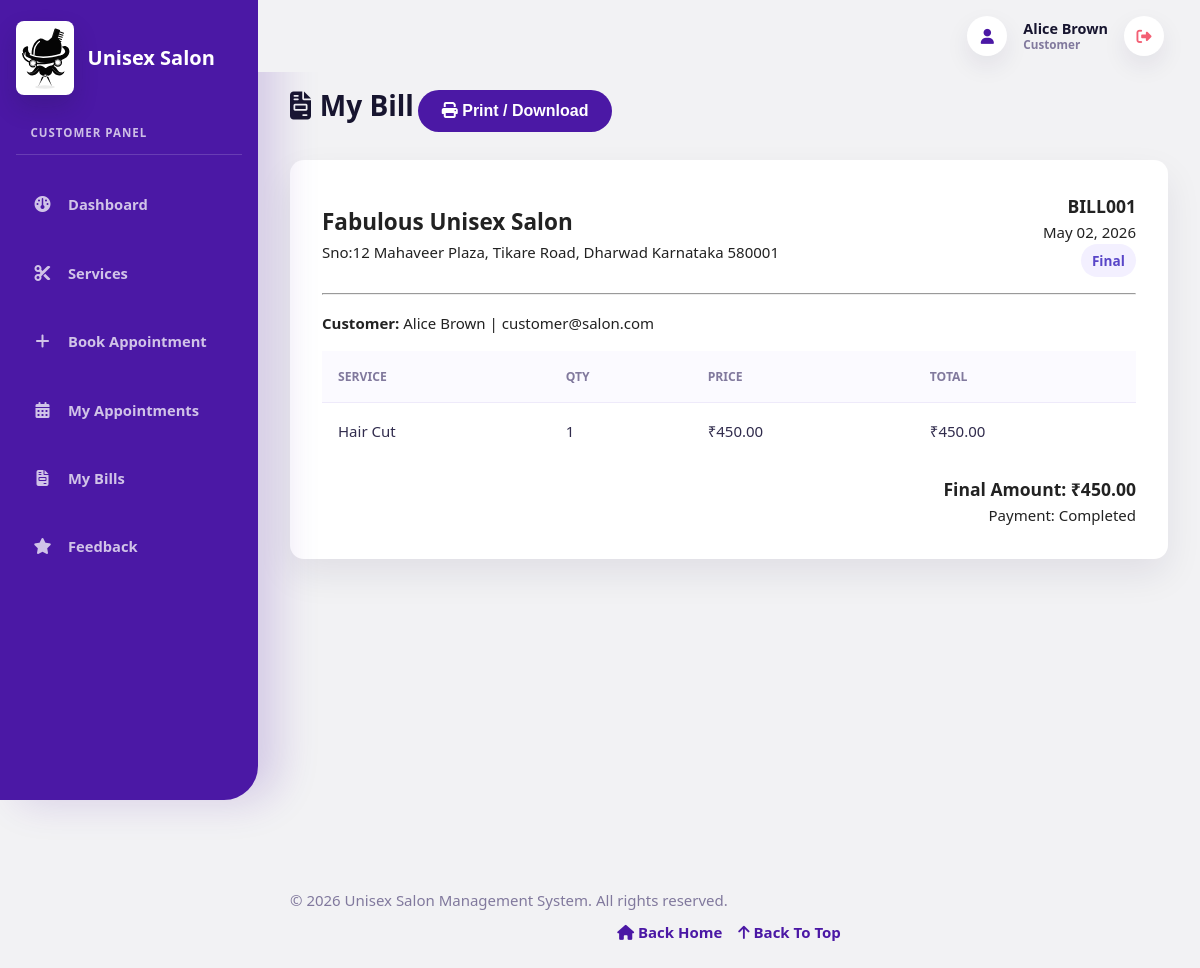
The page /customer/view_bill.php?id=1 (signed in) on the database its author committed.
### tables this page shows
CREATE TABLE `bills` (
  `id` int NOT NULL AUTO_INCREMENT,
  `appointment_id` int DEFAULT NULL,
  `customer_id` int NOT NULL,
  `bill_number` varchar(20) DEFAULT NULL,
  `bill_date` date NOT NULL,
  `total_amount` decimal(10,2) NOT NULL,
  `discount` decimal(10,2) DEFAULT '0.00',
  `final_amount` decimal(10,2) NOT NULL,
  `status` enum('draft','final','pending','paid','cancelled') DEFAULT 'pending',
  `notes` text,
  `created_at` timestamp NULL DEFAULT CURRENT_TIMESTAMP,
  `updated_at` timestamp NULL DEFAULT CURRENT_TIMESTAMP ON UPDATE CURRENT_TIMESTAMP,
  PRIMARY KEY (`id`),
  UNIQUE KEY `bill_number` (`bill_number`),
  KEY `appointment_id` (`appointment_id`),
  KEY `idx_customer` (`customer_id`),
  KEY `idx_date` (`bill_date`),
  CONSTRAINT `bills_ibfk_1` FOREIGN KEY (`appointment_id`) REFERENCES `appointments` (`id`) ON DELETE SET NULL,
  CONSTRAINT `bills_ibfk_2` FOREIGN KEY (`customer_id`) REFERENCES `customers` (`id`) ON DELETE CASCADE
);

CREATE TABLE `customers` (
  `id` int NOT NULL AUTO_INCREMENT,
  `name` varchar(100) NOT NULL,
  `email` varchar(100) NOT NULL,
  `password` varchar(255) NOT NULL,
  `phone` varchar(15) DEFAULT NULL,
  `gender` enum('Male','Female','Other') DEFAULT NULL,
  `date_of_birth` date DEFAULT NULL,
  `address` text,
  `last_login` timestamp NULL DEFAULT NULL,
  `city` varchar(50) DEFAULT NULL,
  `profile_image` varchar(255) DEFAULT NULL,
  `status` enum('active','inactive') DEFAULT 'active',
  `created_at` timestamp NULL DEFAULT CURRENT_TIMESTAMP,
  `updated_at` timestamp NULL DEFAULT CURRENT_TIMESTAMP ON UPDATE CURRENT_TIMESTAMP,
  PRIMARY KEY (`id`),
  UNIQUE KEY `email` (`email`),
  UNIQUE KEY `phone` (`phone`)
);

CREATE TABLE `bill_items` (
  `id` int NOT NULL AUTO_INCREMENT,
  `bill_id` int NOT NULL,
  `service_id` int NOT NULL,
  `service_name` varchar(100) DEFAULT NULL,
  `quantity` int DEFAULT '1',
  `price` decimal(10,2) NOT NULL,
  `total` decimal(10,2) NOT NULL,
  `created_at` timestamp NULL DEFAULT CURRENT_TIMESTAMP,
  PRIMARY KEY (`id`),
  KEY `bill_id` (`bill_id`),
  KEY `service_id` (`service_id`),
  CONSTRAINT `bill_items_ibfk_1` FOREIGN KEY (`bill_id`) REFERENCES `bills` (`id`) ON DELETE CASCADE,
  CONSTRAINT `bill_items_ibfk_2` FOREIGN KEY (`service_id`) REFERENCES `services` (`id`) ON DELETE RESTRICT
);

CREATE TABLE `payments` (
  `id` int NOT NULL AUTO_INCREMENT,
  `bill_id` int NOT NULL,
  `customer_id` int NOT NULL,
  `amount` decimal(10,2) NOT NULL,
  `payment_method` enum('cash','card','check','online_transfer','razorpay','manual','pending') DEFAULT 'pending',
  `payment_date` date NOT NULL,
  `status` enum('pending','completed','failed','paid') DEFAULT 'pending',
  `transaction_id` varchar(100) DEFAULT NULL,
  `notes` text,
  `created_at` timestamp NULL DEFAULT CURRENT_TIMESTAMP,
  PRIMARY KEY (`id`),
  KEY `bill_id` (`bill_id`),
  KEY `idx_customer` (`customer_id`),
  KEY `idx_status` (`status`),
  CONSTRAINT `payments_ibfk_1` FOREIGN KEY (`bill_id`) REFERENCES `bills` (`id`) ON DELETE CASCADE,
  CONSTRAINT `payments_ibfk_2` FOREIGN KEY (`customer_id`) REFERENCES `customers` (`id`) ON DELETE CASCADE
);

### includes/auth.php (called while the page is built, shortened)
<?php
function isLoggedIn() {
    return isset($_SESSION['user_id']);
}
function hasRole($role) {
    return isset($_SESSION['role']) && $_SESSION['role'] === $role;
}
function getCustomerById($id) {
    return fetchOne("SELECT * FROM customers WHERE id = $id LIMIT 1");
}
function getCurrentCustomer() {
    if (isLoggedIn() && hasRole('customer')) {
        return getCustomerById($_SESSION['user_id']);
    }
    return null;
}
?>

### config/db.php (called while the page is built, shortened)
<?php
$conn = new mysqli(DB_HOST, DB_USER, DB_PASSWORD, DB_NAME);
$conn->set_charset("utf8");
function fetchAll($query) {
    global $conn;
    $result = $conn->query($query);
    return $result->fetch_all(MYSQLI_ASSOC);
}
function fetchOne($query) {
    global $conn;
    $result = $conn->query($query);
    return $result->fetch_assoc();
}
function formatCurrency($amount) {
    return '₹' . number_format((float)$amount, 2);
}
function statusLabel($status) {
    return ucwords(str_replace('-', ' ', (string)$status));
}
function badgeClass($status) {
    switch ($status) {
        default:
            return 'badge-primary';
    }
}
function formatDate($date) {
    return date('M d, Y', strtotime($date));
}
?>

### customer/view_bill.php (the view, shortened to what this page needs)
<?php
require_once '../config/db.php';
require_once '../includes/auth.php';
$customer = getCurrentCustomer();
$bill_id = (int)($_GET['id'] ?? 0);
$customer_id = (int)$customer['id'];
$bill = fetchOne("
    SELECT b.*, c.name AS customer_name, c.email, c.phone, a.appointment_date, a.appointment_time
    FROM bills b
    JOIN customers c ON b.customer_id = c.id
    LEFT JOIN appointments a ON b.appointment_id = a.id
    WHERE b.id = $bill_id AND b.customer_id = $customer_id
");
$items = fetchAll("SELECT * FROM bill_items WHERE bill_id = $bill_id");
$payment = fetchOne("SELECT * FROM payments WHERE bill_id = $bill_id ORDER BY id DESC LIMIT 1");
?>
<?php include '../includes/header.php'; ?>
<?php include '../includes/sidebar.php'; ?>
<div class="main-content">
    <div class="page-header no-print">
        <h1 class="icon-title"><i class="fa-solid fa-file-invoice"></i> My Bill</h1>
        <button onclick="window.print()" class="btn btn-primary"><i class="fa-solid fa-print"></i> Print / Download</button>
    </div>
    <div class="print-area">
        <div class="flex-between">
            <div><h2>Fabulous Unisex Salon</h2><p>Sno:12 Mahaveer Plaza, Tikare Road, Dharwad Karnataka 580001</p></div>
            <div class="text-right"><h3><?php echo htmlspecialchars($bill['bill_number']); ?></h3><p><?php echo formatDate($bill['bill_date']); ?></p><span class="badge <?php echo badgeClass($bill['status']); ?>"><?php echo statusLabel($bill['status']); ?></span></div>
        </div>
        <hr class="mt-2 mb-2">
        <p><strong>Customer:</strong> <?php echo htmlspecialchars($bill['customer_name']); ?> | <?php echo htmlspecialchars($bill['email']); ?></p>
        <table class="mt-2">
            <thead><tr><th>Service</th><th>Qty</th><th>Price</th><th>Total</th></tr></thead>
            <tbody><?php foreach ($items as $item): ?><tr><td><?php echo htmlspecialchars($item['service_name']); ?></td><td><?php echo (int)$item['quantity']; ?></td><td><?php echo formatCurrency($item['price']); ?></td><td><?php echo formatCurrency($item['total']); ?></td></tr><?php endforeach; ?></tbody>
        </table>
        <div class="text-right mt-2"><h3>Final Amount: <?php echo formatCurrency($bill['final_amount']); ?></h3><p>Payment: <?php echo htmlspecialchars(statusLabel($payment['status'] ?? 'pending')); ?></p></div>
    </div>
</div>
<?php include '../includes/footer.php'; ?>
</body>
</html>

### rows shown on the page
bills: bill_number "BILL001", bill_date "May 02, 2026", status "Final", customer.name "Alice Brown", customer.email "customer@salon.com", final_amount "₹450.00"
bill_items: service_name "Hair Cut", quantity "1", price "₹450.00", total "₹450.00"
payments: status "Completed"

### other values the page prints
$_SESSION['name'] "Alice Brown"
$_SESSION['role'] "Customer"
